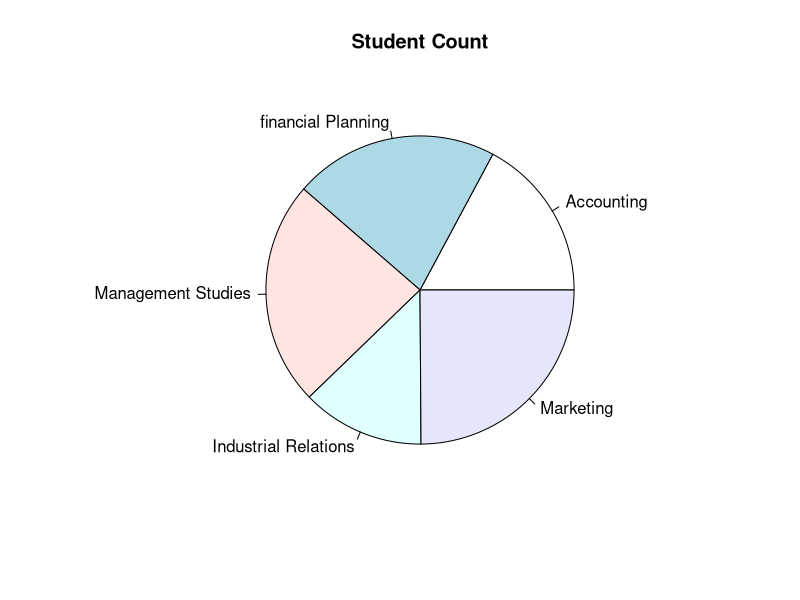

Recreate this plot in R.
#Part-13
#Data Summarization - Graphical Methods
#Pie Charts
program<-c("Accounting","financial Planning","Management Studies","Industrial Relations","Marketing")
student<-c(200,250,275,150,290)
?pie
pie(student,labels = program,main = "Student Count")
